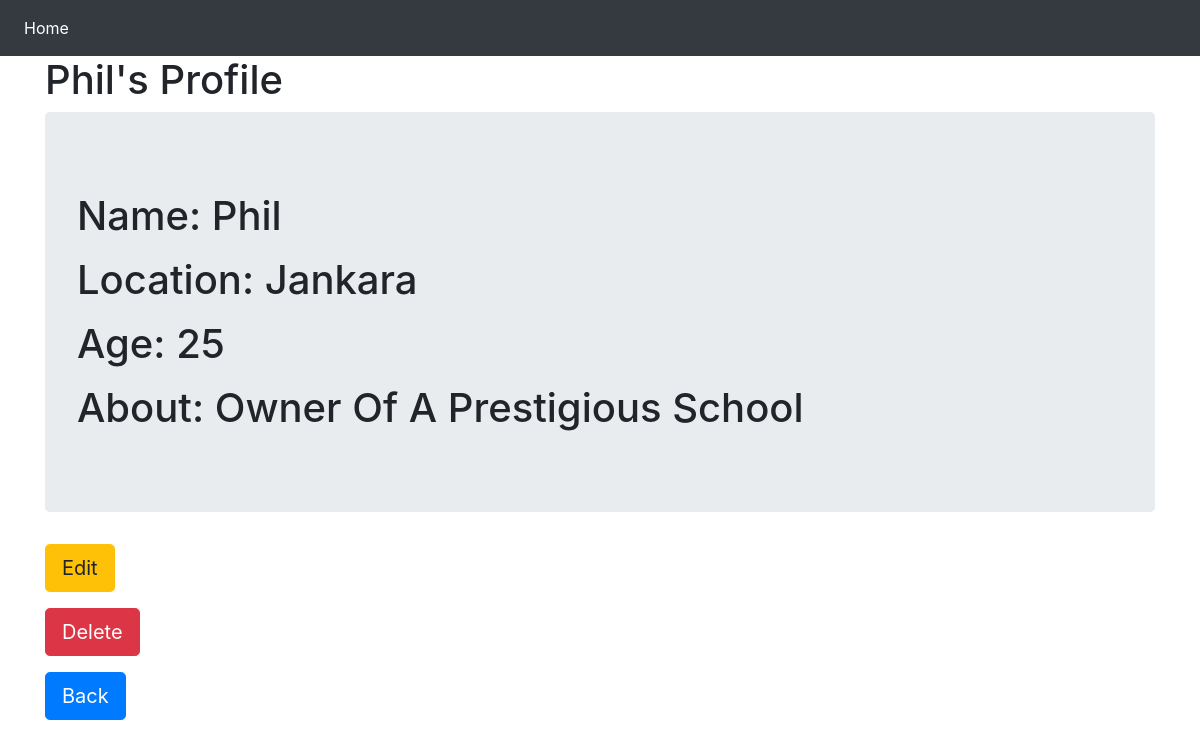
/detail/6/, run on the app's committed database.
### basic_app/models.py (models this page shows, shortened)
class Profile(models.Model):
	name =  models.CharField(max_length=123, null=True)
	location = models.CharField(max_length=123, null=True)
	age = models.PositiveIntegerField()
	text_field = models.TextField()

### basic_app/views.py (the view)
# urls.py: path('detail/<int:pk>/', views.ProfileDetail.as_view(), name='detail'),
class ProfileDetail(DetailView):
	model = Profile

### basic_app/templates/basic_app/profile_detail.html
{% extends 'basic_app/base.html' %}
{% block content %}
<h1>{{profile.name}}'s Profile</h1>
<div class="jumbotron">
		<p><h1>Name: {{profile.name}}</h1></p>
		<p><h1>Location: {{profile.location}}</h1></p>
		<p><h1>Age: {{profile.age}}</h1></p>
		<p><h1>About: {{profile.text_field}}</h1></p>
</div>
<p>
	<a class="btn btn-warning btn-lg" href="{% url 'basic_app:update' profile.id %}">Edit</a>
</p>
<p>
	<a class="btn btn-danger btn-lg" href="{% url 'basic_app:delete' profile.id %}">Delete</a>
</p>
<p>
	<a class="btn btn-primary btn-lg" href="{% url 'basic_app:list' %}">Back</a>
</p>
{% endblock content %}

### data on the page
Profile: name "Phil", location "Jankara", age "25", text_field "Owner Of A Prestigious School"
